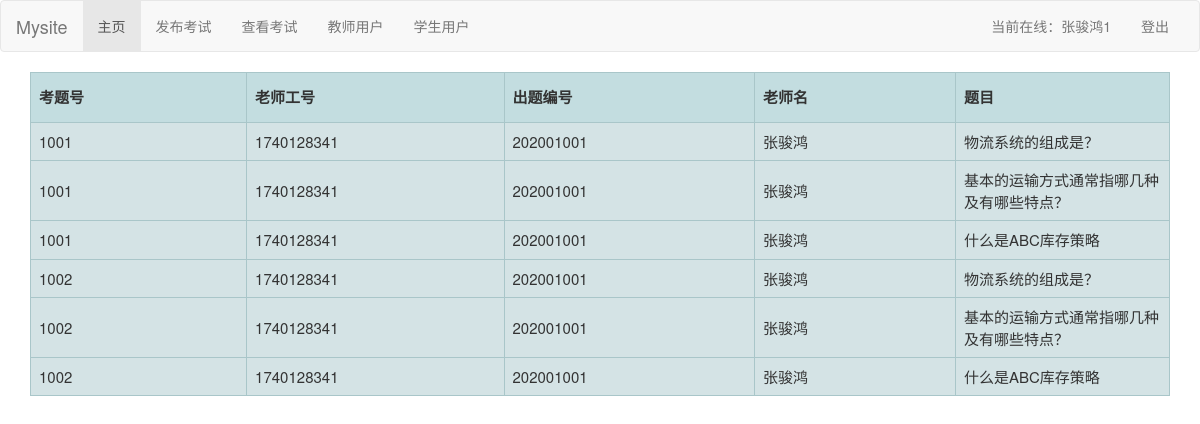
Page /teacher_table/ (signed in) on the committed database.
### word/models.py (models this page shows, shortened)
class Teacher(models.Model):
    text_order = models.IntegerField()
    name = models.CharField(max_length=128)
    number = models.IntegerField()
    text = models.CharField(max_length=1000)
    answer = models.CharField(max_length=1000)
    keyword = models.CharField(max_length=1000)
    test_number = models.IntegerField()
    num = models.IntegerField()
    subject = models.CharField(max_length=128)
    class Meta1:
        ordering = ["name"]
        verbose_name = "教师"
        verbose_name_plural = "教师"

### word/views.py (the view)
# urls.py: path('teacher_table/', views.teacher_table),
def teacher_table(request):
    if request.method == 'GET':
        test_number = []
        teacher_text = []
        teacher_name = []
        teacher_number = []
        teacher_num = []
        word_test = []
        test_count = models.WordAdmin.objects.all().values_list('test_number').count()
        test = models.WordAdmin.objects.values_list('test_number', flat=True)
        for i in range(test_count):
            test_number = test[i]
            word_count = models.Teacher.objects.filter(test_number=test_number).count()
            teacher_words = models.Teacher.objects.filter(test_number=test_number)
            if teacher_words:
                for x in range(word_count):
                    word_test.append(teacher_words[x].test_number)
                    teacher_number.append(teacher_words[x].number)
                    teacher_num.append(teacher_words[x].num)
                    teacher_name.append(teacher_words[x].name)
                    teacher_text.append(teacher_words[x].text)
            result_all = zip(word_test, teacher_number, teacher_num, teacher_name, teacher_text)
        return render(request, 'teacher_table.html', locals())
    return render(request, 'teacher_table.html', locals())

### templates/teacher_table.html (shortened to what this page needs)
{% extends 'test_admin.html' %}
{% load staticfiles %}
{% block css %} <link href="{% static 'css/table.css' %}" rel="stylesheet"/> {% endblock %}
{% block content %}
    <div class="container">
          <table class="hovertable">
            <tr>
                <th>考题号</th><th>老师工号</th><th>出题编号</th><th>老师名</th><th>题目</th>
            </tr>
              {% for word_test,teacher_number,teacher_num,teacher_name,teacher_text in result_all %}
                  <tr onmouseover="this.style.backgroundColor='#ffff66';" onmouseout="this.style.backgroundColor='#d4e3e5';">
                      <td>{{ word_test }}</td>
                      <td>{{ teacher_number }}</td>
                      <td>{{ teacher_num }}</td>
                      <td>{{ teacher_name }}</td>
                      <td>{{ teacher_text }}</td>
                  </tr>
              {% endfor %}
        </table>
    </div>
{% endblock %}

### static/css/table.css (style rules this page uses)
table.hovertable { font-size:15px; color:#333333; border-width: 1px; border-color: #999999; border-collapse: collapse; }
table.hovertable th { background-color:#c3dde0; border-width: 1px; height: 50px; width: 1000px; padding: 8px; border-style: solid; border-color: #a9c6c9; }
table.hovertable tr { background-color:#d4e3e5; width: 1000px; }
table.hovertable td { border-width: 1px; width: 1000px; padding: 8px; border-style: solid; border-color: #a9c6c9; }

### rows in the picture
Teacher: result_all "张骏鸿", result_all "物流系统的组成是？"
Teacher: result_all "张骏鸿", result_all "基本的运输方式通常指哪几种及有哪些特点？"
Teacher: result_all "张骏鸿", result_all "什么是ABC库存策略"
Teacher: result_all "张骏鸿", result_all "物流系统的组成是？"
Teacher: result_all "张骏鸿", result_all "基本的运输方式通常指哪几种及有哪些特点？"
Teacher: result_all "张骏鸿", result_all "什么是ABC库存策略"

### other values in the picture
{{ request.session.user_name }} "张骏鸿1"
{{ word_test }} "1001" "1001" "1001" "1002" "1002" "1002"
{{ teacher_number }} "1740128341" "1740128341" "1740128341" "1740128341" "1740128341" "1740128341"
{{ teacher_num }} "202001001" "202001001" "202001001" "202001001" "202001001" "202001001"
